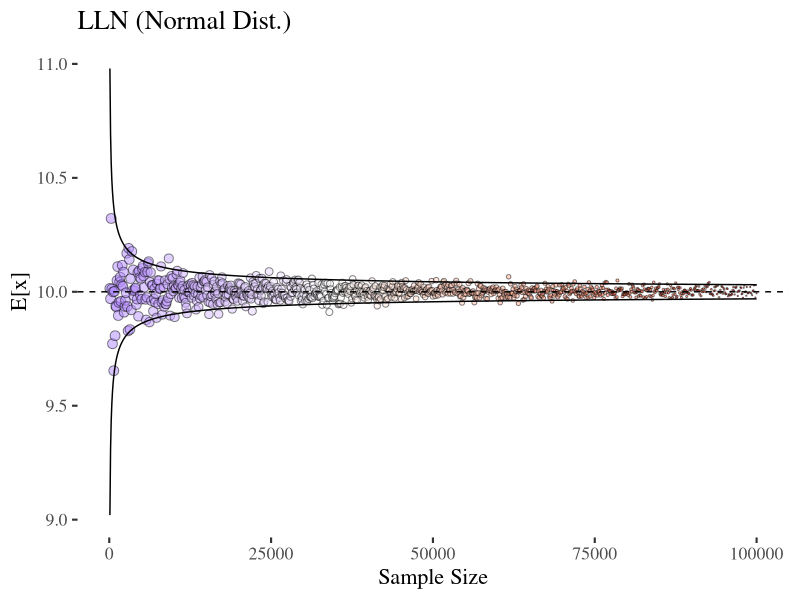
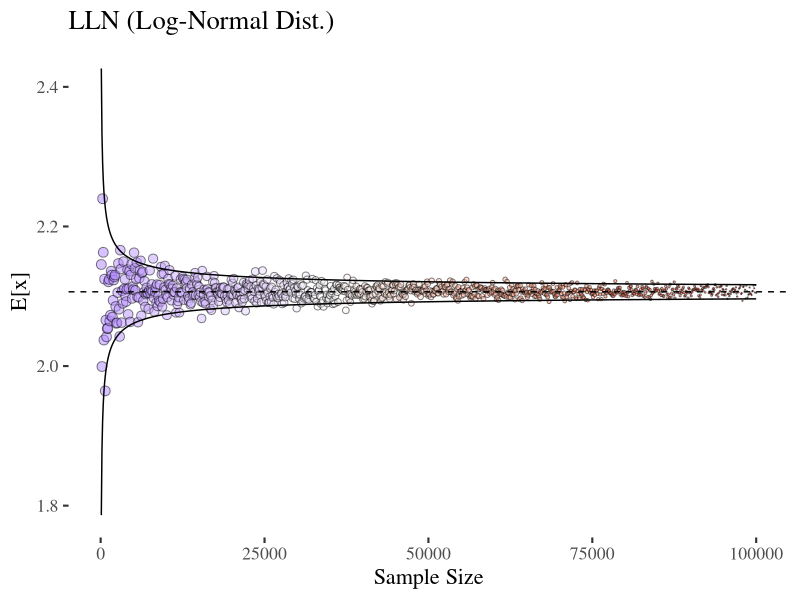
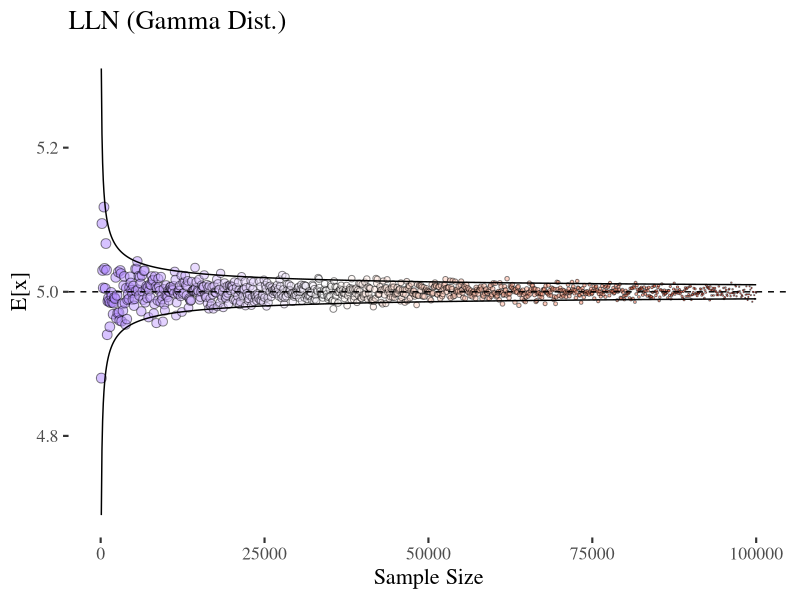
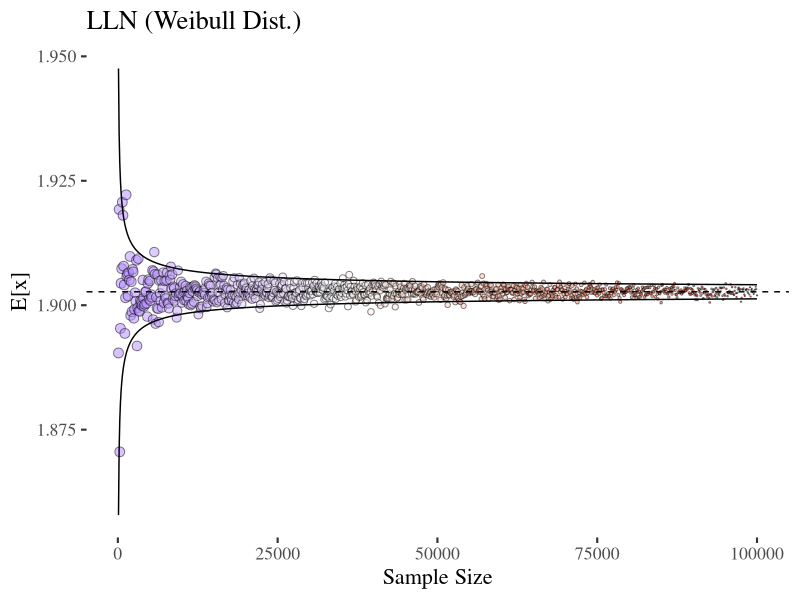

Recreate these plots in R, in order.
library(scales)
library(ggplot2)
library(ggthemes)

# LAW OF LARGE NUMBERS
# SAMPLING FROM DIFFERENT DISTRIBUTIONS

# Analytical Standard Error Calculation
sea <- function(sd_of_pop, sample_size) sd_of_pop/sqrt(sample_size)

# Standard Error Analytical Solution for each sample size (n)
sea2 <- function(dfm, mu_of_pop, sd_of_pop) {
  dfm$SEA <- sea(sd_of_pop, dfm$n)
  dfm$SEA.min <- mu_of_pop - qnorm(0.975) * dfm$SEA
  dfm$SEA.max <- mu_of_pop + qnorm(0.975) * dfm$SEA
  return(dfm)
}
# Calcualte Sample statistics
sample_stats <- function(n, dist_fun, ...) {
  set.seed(n)
  s <- dist_fun(n, ...)
  c(n = n, mean = mean(s), std = sd(s))
}

calc_sample_means <- function(...) {
  nn <- (1:1000) * 100
  as.data.frame(t(sapply(nn, sample_stats, ...)))
}

plot_lln <- function(dfm, mu, str_dist) {
  dfm$psize <- rescale(dfm$n, to = c(3, 0.1))
  ggplot(dfm, aes(x = n)) +
    geom_point(aes(y = mean, fill = psize), shape = 21, alpha = 0.5,
               size = dfm$psize) +
    geom_line(aes(y = SEA.min)) + geom_line(aes(y = SEA.max)) +
    geom_hline(yintercept = mu, linetype = "dashed") +
    scale_fill_gradient2(low = "red", mid = "white", high = "blue",
                         midpoint = 2) +
    labs(title = sprintf("LLN (%s Dist.)", str_dist), x = "Sample Size",
         y = "E[x]") +
    theme_tufte(base_size = 16) + theme(legend.position = "none")
}

# --------------------------------------------------------
# Normal Dist.
mu <- 10; sdev <- 5
dfm <- calc_sample_means(rnorm, mu, sdev)
dfm <- sea2(dfm, mu, sdev) # Standard Error Analytical Solution
plot_lln(dfm, mu, "Normal")

# log-normal dist.
mulog <- 0.5; sdlog <- 0.7
mu <- exp(mulog + (sdlog^2)/2) # Analytical solution - expected value
# analytical solution - stadard deviation
sdev <- sqrt(exp(sdlog^2 - 1) * exp(2 * mulog + sdlog^2))
dfm <- calc_sample_means(rlnorm, mulog, sdlog)
dfm <- sea2(dfm, mu, sdev) # Standard Error Analytical Solution
plot_lln(dfm, mu, "Log-Normal")

# Gamma Dist.
shape <- 10; rate <- 2; scale <- 1/rate
mu <- (shape * scale) # Analytical solution - expected value
sdev <- sqrt((shape * scale^2)) # analytical solution - stadard deviation
dfm <- calc_sample_means(rgamma, shape, rate)
dfm <- sea2(dfm, mu, sdev) # Standard Error Analytical Solution
plot_lln(dfm, mu, "Gamma")

# Weibull Dist.
shape <- 10; scale <- 2
mu <- (scale * gamma(1 + 1/shape)) # Analytical solution - expected value
# analytical solution - stadard deviation
sdev <- sqrt((scale^2 * (gamma(1 + 2/shape) - gamma(1 + 1/shape)^2)))
dfm <- calc_sample_means(rweibull, shape, scale)
dfm <- sea2(dfm, mu, sdev) # Standard Error Analytical Solution
plot_lln(dfm, mu, "Weibull")
